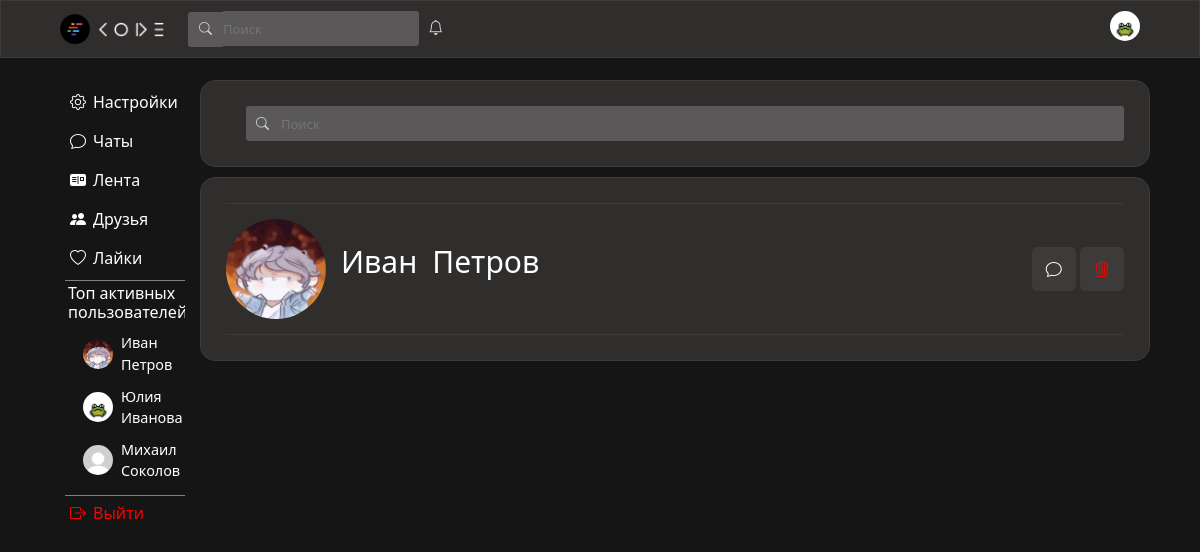
The page /friends (signed in) on the database its author committed.
### data/users.py (models this page shows, shortened)
class User(SqlAlchemyBase, UserMixin, SerializerMixin):
    __tablename__ = "users"
    id = sqlalchemy.Column(sqlalchemy.Integer, primary_key=True, autoincrement=True)
    surname = sqlalchemy.Column(sqlalchemy.String)
    name = sqlalchemy.Column(sqlalchemy.String)
    age = sqlalchemy.Column(sqlalchemy.Integer)
    city = sqlalchemy.Column(sqlalchemy.String)
    email = sqlalchemy.Column(sqlalchemy.String, unique=True)
    hashed_password = sqlalchemy.Column(sqlalchemy.String)
    post_ids = sqlalchemy.Column(sqlalchemy.String)
    comment_ids = sqlalchemy.Column(sqlalchemy.String)
    post_like_ids = sqlalchemy.Column(sqlalchemy.String)
    post_like_guide_category_ids = sqlalchemy.Column(sqlalchemy.String)
    post_like_ideas_category_ids = sqlalchemy.Column(sqlalchemy.String)
    post_like_mems_category_ids = sqlalchemy.Column(sqlalchemy.String)
    post_like_common_category_ids = sqlalchemy.Column(sqlalchemy.String)
    friends_ids = sqlalchemy.Column(sqlalchemy.String)
    friends_requests = sqlalchemy.Column(sqlalchemy.String)
    own_requests = sqlalchemy.Column(sqlalchemy.String)
    chats_ids = sqlalchemy.Column(sqlalchemy.String)
    img_profile = sqlalchemy.Column(sqlalchemy.String)
    img_avatar = sqlalchemy.Column(sqlalchemy.String)
    sex = sqlalchemy.Column(sqlalchemy.String)
    private_chat_ids = sqlalchemy.Column(sqlalchemy.String)
    modified_date = sqlalchemy.Column(sqlalchemy.DateTime, default=datetime.datetime.now)
    comments = orm.relationship("Comments", back_populates='user')
    posts = orm.relationship("Posts", back_populates='user')

### server.py (the view)
@app.route('/friends', methods=['POST', 'GET'])
def friends():
    if not current_user.is_authenticated:
        return redirect("/")
    form = SerchUserForm()
    if form.validate_on_submit():
        return redirect(f"/id/{form.serch_user_id.data}")
    db_sess = db_session.create_session()
    friend_requests = current_user.friends_requests
    friends_from_request = []
    if friend_requests:
        for i in friend_requests.split(","):
            friends_from_request.append(db_sess.query(User).filter(User.id == int(i)).first())
    friends = []
    if current_user.friends_ids:
        for i in current_user.friends_ids.split(","):
            friend = db_sess.query(User).get(int(i))
            if friend:
                friends.append(friend)
    user_friends = []
    for i in friends:
        chat_id = 0
        user = i
        if current_user.private_chat_ids and user.private_chat_ids:
            cur_chat_ids = current_user.private_chat_ids.split(",")
            user_chat_ids = user.private_chat_ids.split(",")
            chat = db_sess.query(PrivateChat).filter(
                and_(
                    PrivateChat.private_chat_with_friend == True,
                    PrivateChat.id.in_(cur_chat_ids),
                    PrivateChat.id.in_(user_chat_ids)
                )
            ).first()
            if chat:
                chat_id = chat.id
        if chat_id > 0:
            user_friends.append(SupportFriend(i, chat_id))
    html = f.render_template(r"friends.html",
                             form=form,
                             ClientId=f'/id/{current_user.id}',
                             friends=user_friends,
                             friends_from_request=friends_from_request,
                             seeFilter=False,
                             top_users=get_activ(db_sess), )
    return html

### forms/serch_user.py
class SerchUserForm(FlaskForm):
    serch_user_id = StringField()

### data/db_session.py (called while the page is built)
def create_session() -> Session:
    global __factory
    return __factory()

### server.py (called while the page is built)
def get_activ(db_sess):
    active_users = []
    for user in db_sess.query(User).all():
        likes_count = len(user.post_like_ids.split(",")) if user.post_like_ids else 0
        posts_count = len(user.post_ids.split(",")) if user.post_ids else 0
        activity_score = likes_count + 2 * posts_count
        if activity_score > 0:
            active_users.append({
                'user': user,
                'score': activity_score
            })
    active_users.sort(key=lambda x: x['score'], reverse=True)
    top_users = [item['user'] for item in active_users[:3]]
    return top_users

@login_manager.user_loader
def load_user(user_id):
    db_sess = db_session.create_session()
    return db_sess.query(User).get(user_id)

### templates/friends.html (shortened to what this page needs)
{% extends "base.html" %}
{% block content %}
                <div class="search-friends-div">
                    <form style="width: 100%; display: flex; flex-direction: row;" class="serch-form" method="post" id="friend-form">
                        <i class="bi bi-search serch-img"></i><input class="serch friends-serch" type="text" placeholder="Поиск">
                    </form>
                </div>
                <div class="friends-div">
                    {% for i in friends %}
                        <div class="friend-info">
                            <div class="avatar-and-name-friend">
                                <div class="friend-avatar-box">
                                    <a href="/id/{{i.friend.id}}"><img class="friend-avatar" {% if i.friend.img_avatar %} src="{{i.friend.img_avatar}}" {% else %} src="../static/img/avatar.jpg" {% endif %} alt=""></a>
                                </div>
                                <p class="name-friend">{{i.friend.name}}</p><p class="name-friend">{{i.friend.surname}}</p>
                            </div>
                            <div class="block-with-buttons-actFriend">
                                <a href="/private_chat/{{i.chat_id}}"><div data-tooltip="Написать" class="button-act-with-friend"><i class="bi bi-chat"></i></div></a>
                                <a id="del-friend" data-friend_id="{{i.friend.id}}"><div data-tooltip="Удалить из друзей" class="button-act-with-friend trash-friend-button"><i class="bi bi-trash3"></i></div></a>
                            </div>
                        </div>
                    {% endfor %}
                </div>
{% endblock %}

### templates/base.html (shortened to what this page needs)
<!DOCTYPE html>
<html lang="en">
<head>
    <link rel="stylesheet"
    href="https://cdn.jsdelivr.net/npm/bootstrap@5.0.0-beta1/dist/css/bootstrap.min.css"
>
        <link href="https://cdn.jsdelivr.net/npm/bootstrap@5.3.2/dist/css/bootstrap.min.css" rel="stylesheet">
    <link rel="stylesheet" href="https://cdn.jsdelivr.net/npm/bootstrap-icons@1.8.1/font/bootstrap-icons.css">
    <link rel="stylesheet" type="text/css" href="../static/css/style.css" />
</head>
<body>
    <header style="z-index: 99999999;">
        <div class="wrapper">
            <div style="text-align: left;">
                <img src="../static/img/logo.png" class="logo">
                <img src="../static/img/name.png" class="name">
                <form style="position: relative;" class="serch-form" method="post">
                    <i class="bi bi-search serch-img"></i>{{ form.serch_user_id(id="serch", class="serch", style="padding: 0px;", placeholder="Поиск") }}
                </form>
                <div style="display: inline-block; position: relative;">
                    <i onclick="event.stopPropagation()" class="bi bi-bell bell-style"></i>
                </div>
            </div>
            <div style="text-align: right; min-width: 30px;">
                <div class="avatar-box-heder">
                    {% if current_user.img_avatar %}
                        <a id="avatar-img-heder-linck" href={{ClientId}}><img class="avatar-img-heder" src="{{current_user.img_avatar}}" alt=""></a>
                    {% else %}
                        <a id="avatar-img-heder-linck" href={{ClientId}}><img class="avatar-img-heder" src="../static/img/avatar.jpg"></a>
                    {% endif %}
                </div>
            </div>
        </div>
    </header>
    <main>
        <div class="something">
            <div class="menu">
                <ul style="position: sticky; top: 70px;">
                    <li class="menu-li"><a href="/settings"><i style="margin-right: 7px;" class="bi bi-gear"></i>Настройки</a></li>
                    <li class="menu-li"><a href="/chats"><i style="margin-right: 7px;" class="bi bi-chat"></i>Чаты</a></li>
                    <li class="menu-li"><a href="/main"><i style="margin-right: 7px;" class="bi bi-postcard-fill"></i>Лента</a></li>
                    <li class="menu-li"><a href="/friends"><i style="margin-right: 7px;" class="bi bi-people-fill"></i>Друзья</a></li>
                    <li class="menu-li"><a href="/likes"><i style="margin-right: 7px;" class="bi bi-heart"></i>Лайки</a></li>
                    <li style="list-style: none; border-top: 1px solid gray; border-bottom: 1px solid gray; width: 120px; overflow: hidden; padding: 3px;">
                        <h6 style="color: white;">Топ активных пользователей:</h6>
                        {% if top_users %}
                            <div class="top-users-list" style="margin-left: 15px;">
                                {% for user in top_users[:3] %}
                                    <div class="top-user-item" style="margin-bottom: 10px;">
                                        <a href="/id/{{ user.id }}" style="display: flex; align-items: center; text-decoration: none; color: inherit;">
                                            <img src="{{ user.img_avatar or '../static/img/avatar.jpg' }}"
                                                 style="width: 30px; height: 30px; border-radius: 50%; margin-right: 8px; object-fit: cover;">
                                            <span style="color: white;">{{ user.name }} {{ user.surname }}</span>
                                        </a>
                                    </div>
                                {% endfor %}
                            </div>
                        {% else %}
                            <p style="color: #999; font-size: 0.9rem; margin-left: 15px;">Пока нет активных пользователей</p>
                        {% endif %}
                    </li>
                    {% if current_user.is_authenticated %}
                        <li style="color: red;" class="menu-li"><a style="color: red;" href="/logout"><i style="margin-right: 7px; color: red;" class="bi bi-box-arrow-right"></i>Выйти</a></li>
                    {% endif %}
                </ul>
            </div>
            <div class="user-info">
                {% block content %}{% endblock %}
            </div>
        </div>
    </main>
</body>
</html>

### static/css/style.css (style rules this page uses)
body { background-color: #151515; }
.wrapper { display: flex; justify-content: space-between; padding: 10px; width: 1100px; }
.logo { height: 30px; width: auto; margin-right: 5px; }
.top-users-list { margin-top: 10px; }
.top-user-item { transition: transform 0.2s; }
.top-user-item span { font-size: 0.9rem; color: #e0e0e0; }
.name { width: auto; height:15px; }
.serch-form { display: inline-block; }
.serch { box-sizing: border-box; border: none; background-color: #5a5858; color: lightgray; outline: 0; border-radius: 0px 3px 3px 0px; height: 35px; font-size: 13px; }
.serch-img { position: relative; display: inline-block; background-color: #5a5858; color: lightgray; border-radius: 3px 0px 0px 3px; height: 35px; width: 35px; text-align: center; line-height: 35px; font-size: 13px; margin-left: 20px; }
.bell-style { color: lightgray; margin-left: 5px; font-size: 15px; }
main { margin-top: 70px; display: flex; flex-direction: column; align-items: center; min-width: 1100px; }
.avatar-img-heder { position: absolute; top:50%; left:50%; transform:translate(-50%,-50%); width:30px; height:30px; object-fit:cover; }
.avatar-box-heder { position: relative; overflow:hidden; width:30px; height:30px; border-radius: 50%; }
.user-info { display: flex; flex-direction: column; align-items: center; }
.menu { width: 145px; margin-right: 5px; }
.menu-li { list-style-type: none; }
.menu-li:not(:last-child) { margin-bottom: 5px; }
.menu-li a, .menu-li p { display: block; color: white; border-radius: 5px; text-decoration: none; padding: 5px; }
.menu ul { margin-top: 15px; padding-left: 15px; }
.something { box-sizing: border-box; display: flex; flex-direction: row; justify-content: center; width: 1100px; }
header { top:0; position: fixed; display: flex; justify-content: center; background-color: #302d2d; border: 1px solid #3d3a3a; left: 0; right: 0; }
.search-friends-div { width: 950px; background-color: #302d2d; border: 1px solid #3d3a3a; border-radius: 15px; margin-top: 10px; padding: 25px; }
.friends-serch { width: 100%; }
.friends-div { width: 950px; background-color: #302d2d; border: 1px solid #3d3a3a; border-radius: 15px; margin-top: 10px; padding: 25px; }
.friend-info { display: flex; flex-direction: row; justify-content: space-between; border-top: 1px solid #3d3a3a; padding: 15px 0; width: 100%; align-items: center; }
.friend-info:last-child { border-bottom: 1px solid #3d3a3a; }
.friend-avatar-box { position: relative; overflow:hidden; width:100px; height:100px; border-radius: 50%; }
.friend-avatar { position: absolute; top:50%; left:50%; transform:translate(-50%,-50%); width:100px; height:100px; object-fit:cover; }
.name-friend { display: inline-block; font-size: 30px; max-width: 225px; overflow: hidden; white-space: nowrap; color: white; padding-left: 15px; }
.button-act-with-friend { display: inline-block; color: white; background-color: #3d3a3a; padding: 10px 14px; border-radius: 5px; }
.trash-friend-button { color: red; }
.block-with-buttons-actFriend { width: 200px; text-align: right; }
.avatar-and-name-friend { display: flex; flex-direction: row; align-items: center; }
[data-tooltip] { position: relative; }

### rows shown on the page
User: shows a picture, name "Иван", surname "Петров", friend.name "Иван", friend.surname "Петров"
User: shows a picture, name "Юлия", surname "Иванова"
User: shows a picture, name "Михаил", surname "Соколов"
